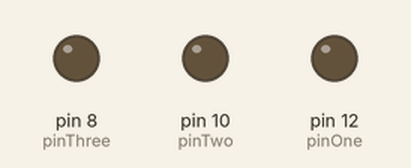
Recording of a sketch running on a simulated Arduino Uno, built with avr-gcc and run on an emulated ATmega328P. Shown: output pins drawn as LEDs (lit = HIGH).

Above: at 0.5 s.
At 2.5 s:
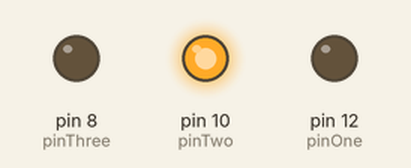
At 3.5 s:
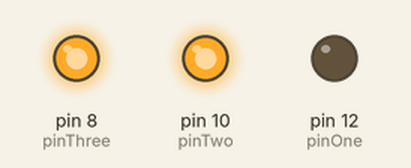
At 4.5 s:
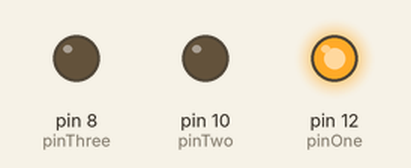
At 6.5 s:
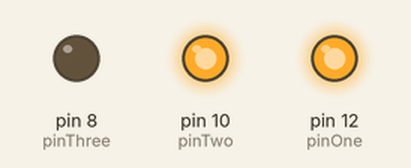
At 9.5 s:
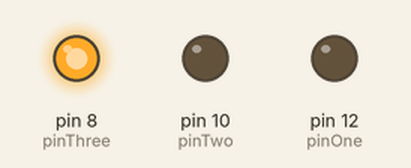
Timing chart, 0 to 10.4 s (numbered marks = the images above):
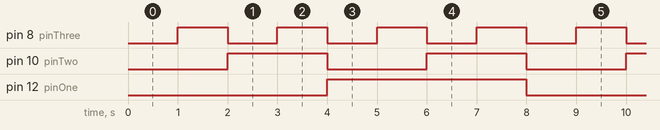

Measured:
- by itself, pin 8 (pinThree): alternates HIGH for 1.0 s and LOW for 1.0 s
- by itself, pin 10 (pinTwo): alternates HIGH for 2.0 s and LOW for 2.0 s
- by itself, pin 12 (pinOne): alternates HIGH for 4.0 s and LOW for 4.0 s

The sketch:

Zero_To_Seven.ino
```cpp
int pinOne = 12;
int pinTwo = 10;
int pinThree = 8;
void setup() {
  // put your setup code here, to run once:
  pinMode(pinOne, OUTPUT);
  pinMode(pinTwo, OUTPUT);
  pinMode(pinThree, OUTPUT);
}

void loop() {
  // put your main code here, to run repeatedly:
  digitalWrite(pinOne, LOW);   // turn the LED on (HIGH is the voltage level)
  digitalWrite(pinTwo, LOW);
  digitalWrite(pinThree, LOW);
  delay(1000);


  digitalWrite(pinOne, LOW);   // turn the LED on (HIGH is the voltage level)
  digitalWrite(pinTwo, LOW);
  digitalWrite(pinThree, HIGH);
  delay(1000);

  digitalWrite(pinOne, LOW);   // turn the LED on (HIGH is the voltage level)
  digitalWrite(pinTwo, HIGH);
  digitalWrite(pinThree, LOW);
  delay(1000);

  digitalWrite(pinOne, LOW);   // turn the LED on (HIGH is the voltage level)
  digitalWrite(pinTwo, HIGH);
  digitalWrite(pinThree, HIGH);
  delay(1000);

  digitalWrite(pinOne, HIGH);   // turn the LED on (HIGH is the voltage level)
  digitalWrite(pinTwo, LOW);
  digitalWrite(pinThree, LOW);
  delay(1000);

  digitalWrite(pinOne, HIGH);   // turn the LED on (HIGH is the voltage level)
  digitalWrite(pinTwo, LOW);
  digitalWrite(pinThree, HIGH);
  delay(1000);

  digitalWrite(pinOne, HIGH);   // turn the LED on (HIGH is the voltage level)
  digitalWrite(pinTwo, HIGH);
  digitalWrite(pinThree, LOW);
  delay(1000);

  digitalWrite(pinOne, HIGH);   // turn the LED on (HIGH is the voltage level)
  digitalWrite(pinTwo, HIGH);
  digitalWrite(pinThree, HIGH);
  delay(1000);
}
```
